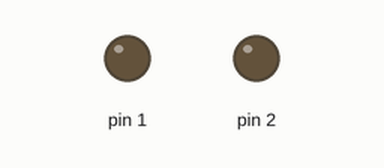
A sketch run on a simulated Arduino Uno, built with avr-gcc and run on an emulated ATmega328P. Shown: output pins drawn as LEDs (lit = HIGH).

Above: at 0.1 s.
At 60.1 s:
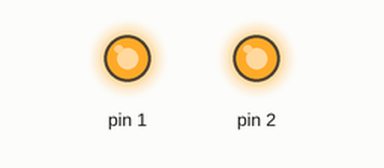
Timing chart, 0 to 91.5 s (numbered marks = the images above):
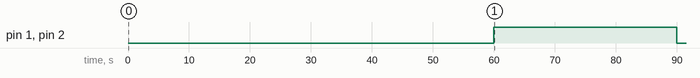

The sketch:

ForwardTest.ino
```cpp
void setup() {
  pinMode(1,OUTPUT);
  pinMode(2,OUTPUT);
  delay(60000);
}

void loop() {
  digitalWrite(1,HIGH);
  digitalWrite(2,HIGH);
  delay(30000);
  digitalWrite(1,LOW);
  digitalWrite(2,LOW);
  delay(120000);
}
```

Measured:
- by itself, pin 1, pin 2: LOW → HIGH at 60.0 s, → LOW 30.0 s later
